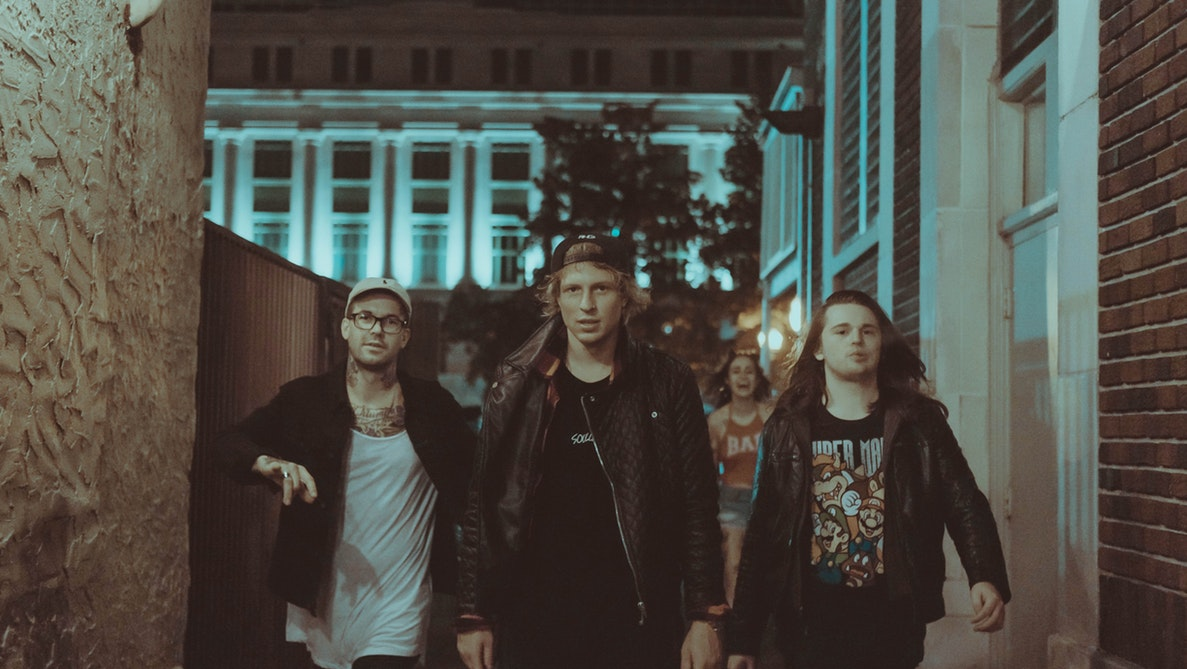
#> input picture Imagenes/imagen_original.jpg, 1187 x 669 px
$ python Analisis2.py   (Python 2 division)
#> lines starting #> are read from the running program, lines starting #| are printed output that depends on the picture; after the words box and inside, x2 and y2 are one past the last pixel; in counts of white or black regions, pixels touching at a corner belong together
import cv2

image = cv2.imread("./Imagenes/imagen_original.jpg")
#> image is the input picture: shape (669, 1187, 3); mean B, G, R 69.4, 76.4, 78.2
result_image = image.copy()

# Specify the trained cascade classifier
face_cascade_name = "./haarcascade_frontalface_alt.xml"

# Create a cascade classifier
face_cascade = cv2.CascadeClassifier()

# Load the specified classifier
face_cascade.load(face_cascade_name)

#Preprocess the image
grayimg = cv2.cvtColor(image, cv2.COLOR_BGR2GRAY)
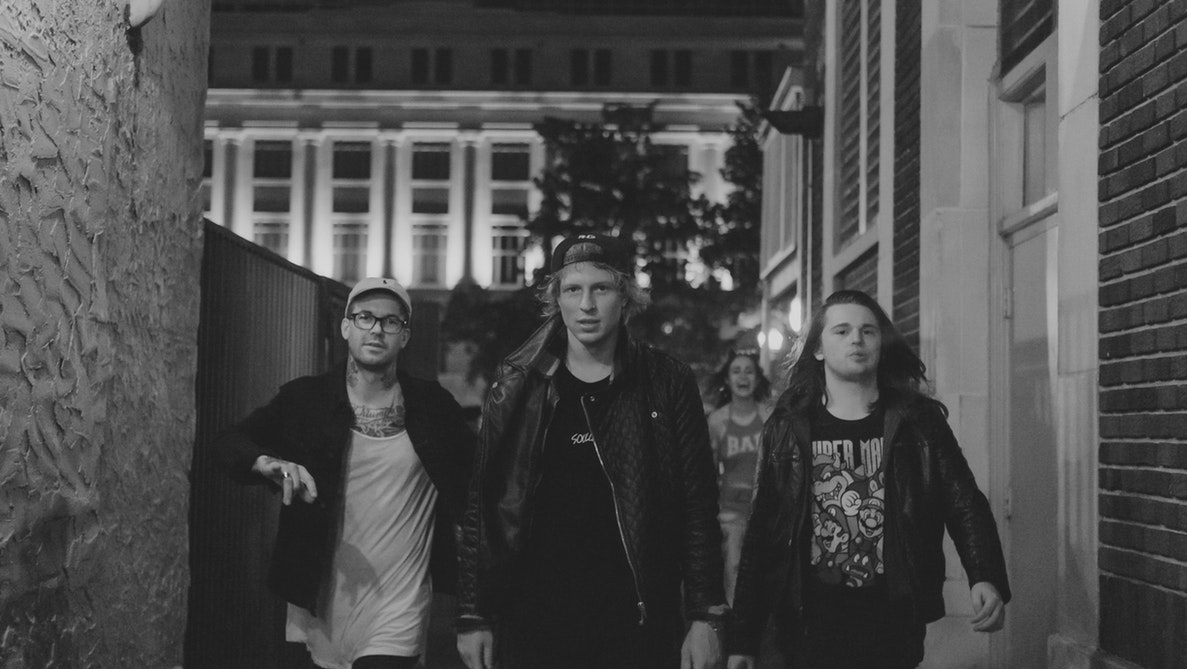
#> grayimg: shape (669, 1187); min 7, max 222, mean 76.2
grayimg = cv2.equalizeHist(grayimg)
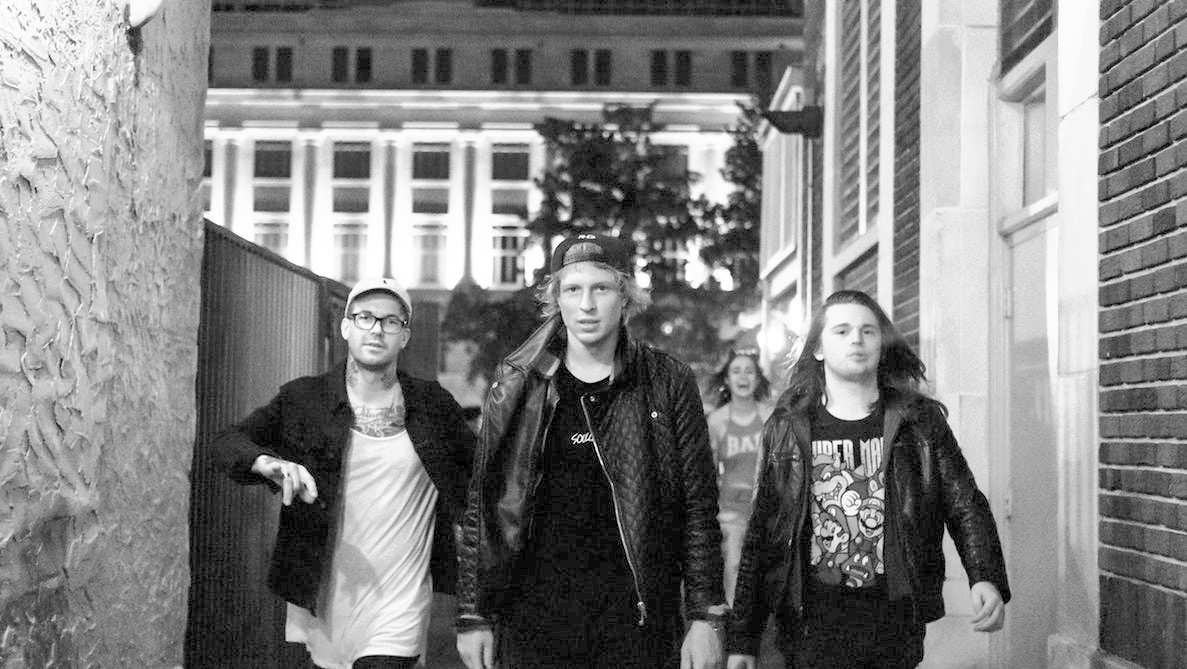
#> grayimg: shape (669, 1187); min 0, max 255, mean 129.1

#Run the classifiers
faces = face_cascade.detectMultiScale(grayimg, 1.1, 2, 0|cv2.CASCADE_SCALE_IMAGE, (30, 30))
#> faces = [[723, 356, 40, 40], [824, 305, 65, 65], [550, 261, 75, 75], [342, 293, 69, 69], [331, 430, 119, 119]]

print "Faces detected"

if len(faces) != 0:         # If there are faces in the images
       for f in faces:         # For each face in the image

           # Get the origin co-ordinates and the length and width till where the face extends
           x, y, w, h = [ v for v in f ]

           # get the rectangle img around all the faces
           #cv2.rectangle(image, (x,y), (x+w,y+h), (255,255,0), 5)
           sub_face = image[y:y+h, x:x+w]
           # apply a gaussian blur on this new recangle image
           sub_face = cv2.GaussianBlur(sub_face,(23, 23), 30)
           # merge this blurry rectangle to our final image
           result_image[y:y+sub_face.shape[0], x:x+sub_face.shape[1]] = sub_face
           face_file_name = "./face_" + str(y) + ".jpg"
           cv2.imwrite(face_file_name, sub_face)
#> this loop made 5 passes
#> (x, y, w, h, face_file_name) on passes 1 to 5: (723, 356, 40, 40, './face_356.jpg'), (824, 305, 65, 65, './face_305.jpg'), (550, 261, 75, 75, './face_261.jpg'), (342, 293, 69, 69, './face_293.jpg'), (331, 430, 119, 119, './face_430.jpg')
#> pass 1, `sub_face = image[y:y+h, x:x+w]`:
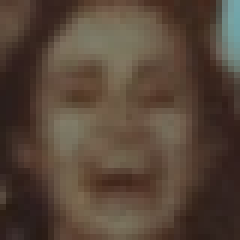
#> sub_face: shape (40, 40, 3) (shown 6 times larger); mean B, G, R 56.6, 69.9, 86.9
#> pass 1, `sub_face = cv2.GaussianBlur(sub_face,(23, 23), 30)`:
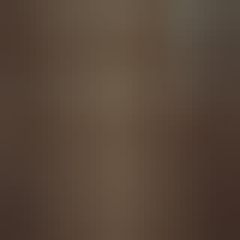
#> sub_face: shape (40, 40, 3) (shown 6 times larger); mean B, G, R 56.7, 70.2, 87.4
#> pass 2, `sub_face = image[y:y+h, x:x+w]`:
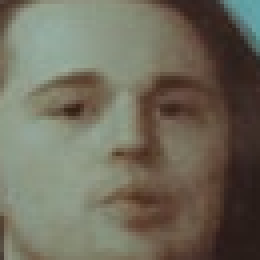
#> sub_face: shape (65, 65, 3) (shown 4 times larger); mean B, G, R 92.1, 107.3, 111.7
#> pass 2, `sub_face = cv2.GaussianBlur(sub_face,(23, 23), 30)`:
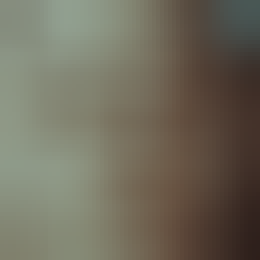
#> sub_face: shape (65, 65, 3) (shown 4 times larger); mean B, G, R 92.4, 107.6, 112
#> after the loop:
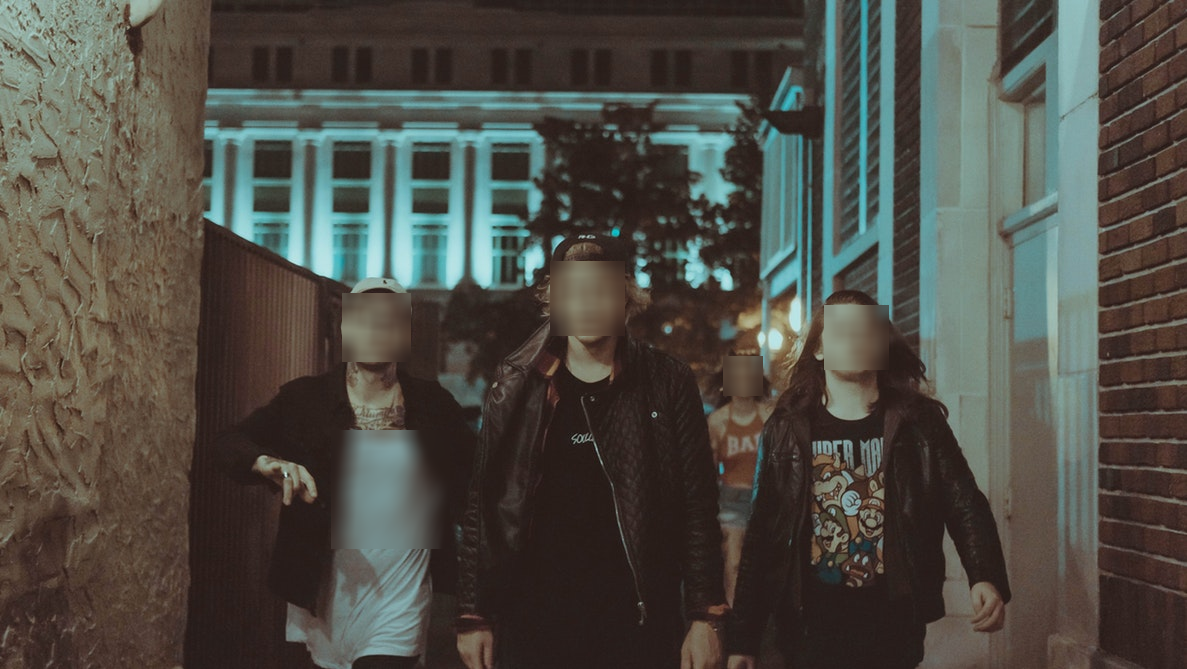
#> result_image: shape (669, 1187, 3); 3.81% of pixels changed, all inside (x1, y1, x2, y2) = (331, 261, 889, 549)

# cv2.imshow("Detected face", result_image)
cv2.imwrite("./result.png", result_image)

$ run again, with Imagenes/familia.jpg copied over Imagenes/imagen_original.jpg
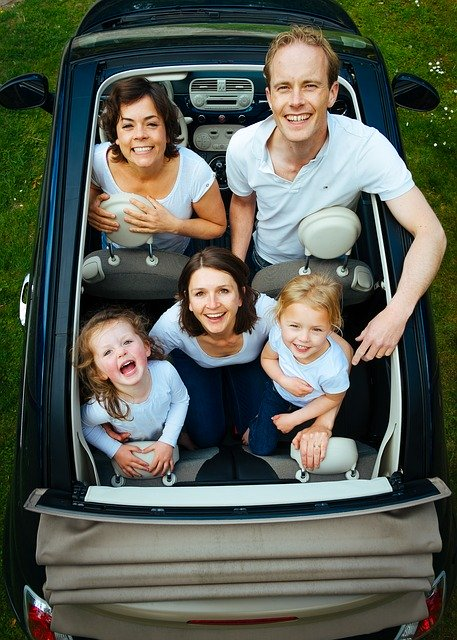
#> input picture Imagenes/familia.jpg, 457 x 640 px
#> image is the input picture: shape (640, 457, 3); mean B, G, R 84.6, 95.2, 90.5
#> `grayimg = cv2.equalizeHist(grayimg)`:
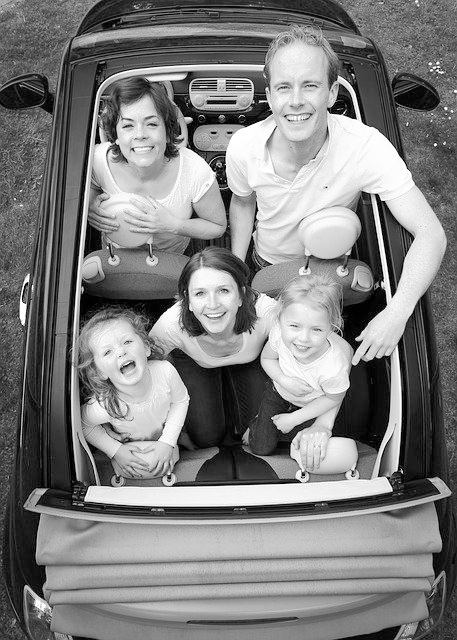
#> grayimg: shape (640, 457); min 0, max 255, mean 127.9
#> faces = [[111, 102, 57, 57], [183, 270, 59, 59], [278, 307, 54, 54], [261, 59, 72, 72]]
#> the loop `for f in faces:` made 4 passes
#> (x, y, w, h, face_file_name) on passes 1 to 4: (111, 102, 57, 57, './face_102.jpg'), (183, 270, 59, 59, './face_270.jpg'), (278, 307, 54, 54, './face_307.jpg'), (261, 59, 72, 72, './face_59.jpg')
#> after the loop `for f in faces:`:
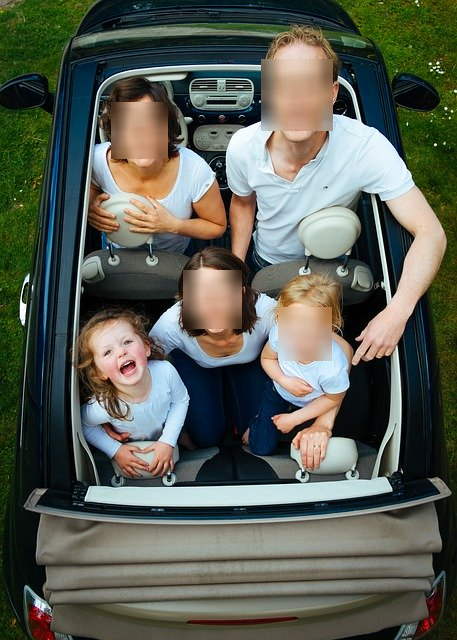
#> result_image: shape (640, 457, 3); 5.07% of pixels changed, all inside (x1, y1, x2, y2) = (111, 59, 333, 361)

$ run again, with Imagenes/monjes.jpg copied over Imagenes/imagen_original.jpg
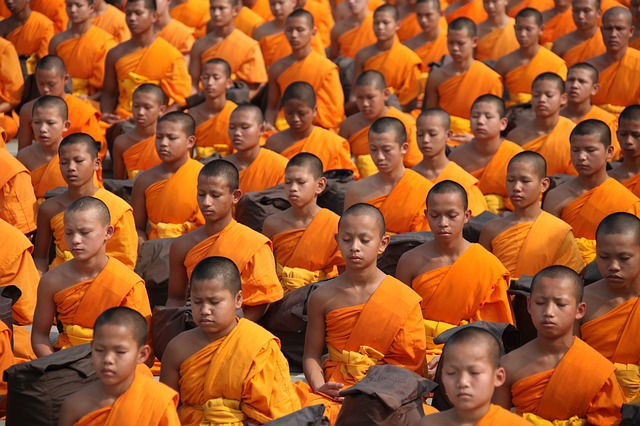
#> input picture Imagenes/monjes.jpg, 640 x 426 px
#> image is the input picture: shape (426, 640, 3); mean B, G, R 42.1, 87.8, 160.1
#> faces = 25 rows, first 6: [365, 10, 33, 33], [278, 15, 33, 33], [595, 14, 37, 37], [191, 63, 37, 37], [559, 67, 34, 34], [525, 80, 37, 37]
#> the loop `for f in faces:` made 25 passes
#> (x, y, w, h, face_file_name) on passes 1 to 8: (365, 10, 33, 33, './face_10.jpg'), (278, 15, 33, 33, './face_15.jpg'), (595, 14, 37, 37, './face_14.jpg'), (191, 63, 37, 37, './face_63.jpg'), (559, 67, 34, 34, './face_67.jpg'), (525, 80, 37, 37, './face_80.jpg'), (464, 101, 37, 37, './face_101.jpg'), (24, 108, 39, 39, './face_108.jpg')
#> after the loop `for f in faces:`:
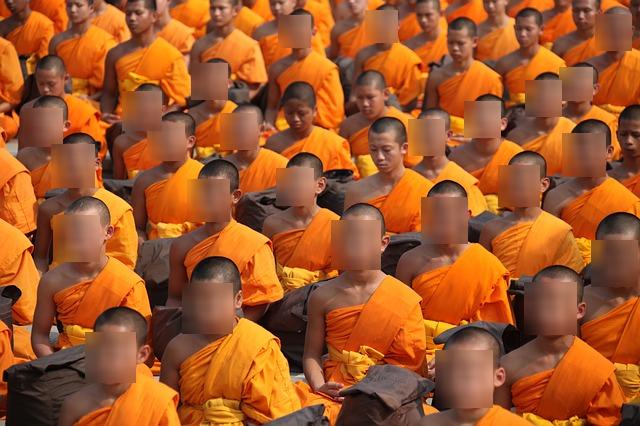
#> result_image: shape (426, 640, 3); 16.62% of pixels changed, all inside (x1, y1, x2, y2) = (24, 10, 638, 408)
